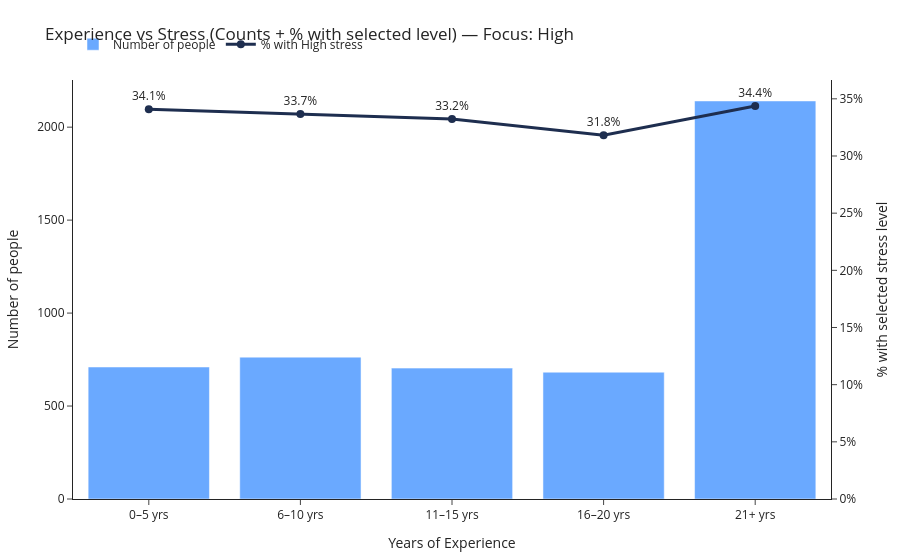

Source (notebook cell):
### Code cell
# High-stress focus (default)
fig = experience_bar_line_stress(df, focus_level="High")
fig.show()

### Figure 1 — Plotly figure (JSON) as saved in the notebook; plotly's stock layout.template omitted (floating-point values rounded to 4 significant figures)
{"data": [{"hovertemplate": "Range: %{x}<br>Count: %{y}<extra></extra>", "marker": {"color": "#6AA9FF"}, "name": "Number of people", "type": "bar", "x": ["0–5 yrs", "6–10 yrs", "11–15 yrs", "16–20 yrs", "21+ yrs"], "y": [710, 763, 704, 682, 2141]}, {"hovertemplate": "Range: %{'x'}<br>% with High: %{y:.1f}%<extra></extra>", "line": {"color": "#1E2E4F", "width": 3}, "marker": {"color": "#1E2E4F", "size": 8}, "mode": "lines+markers+text", "name": "% with High stress", "text": ["34.1%", "33.7%", "33.2%", "31.8%", "34.4%"], "textposition": "top center", "type": "scatter", "x": ["0–5 yrs", "6–10 yrs", "11–15 yrs", "16–20 yrs", "21+ yrs"], "y": [34.08, 33.68, 33.24, 31.82, 34.38], "yaxis": "y2"}], "layout": {"legend": {"orientation": "h", "y": 1.12}, "margin": {"b": 50, "l": 50, "r": 50, "t": 80}, "title": {"text": "Experience vs Stress (Counts + % with selected level) — Focus: High"}, "xaxis": {"title": {"text": "Years of Experience"}}, "yaxis": {"gridcolor": "rgba(0,0,0,0.08)", "title": {"text": "Number of people"}}, "yaxis2": {"overlaying": "y", "rangemode": "tozero", "side": "right", "ticksuffix": "%", "title": {"text": "% with selected stress level"}}}}
